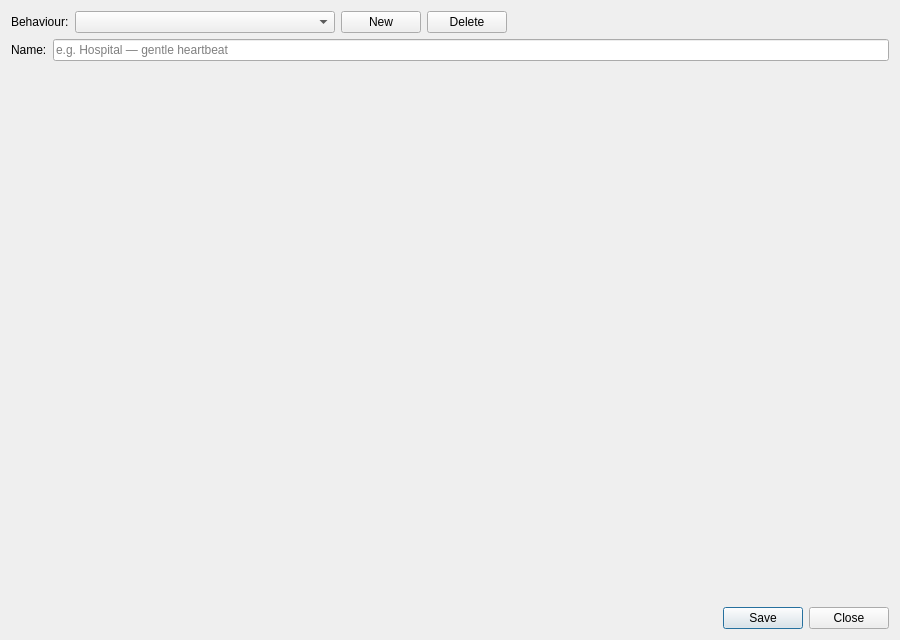
<?xml version="1.0" encoding="UTF-8"?>
<ui version="4.0">
 <class>BehaviorEditorDialog</class>
 <widget class="QDialog" name="BehaviorEditorDialog">
  <property name="geometry">
   <rect><x>0</x><y>0</y><width>900</width><height>640</height></rect>
  </property>
  <property name="windowTitle"><string>Behaviour Editor</string></property>
  <property name="minimumSize">
   <size><width>720</width><height>480</height></size>
  </property>
  <layout class="QVBoxLayout" name="verticalLayout">
   <item>
    <layout class="QHBoxLayout" name="top_row">
     <item>
      <widget class="QLabel" name="behaviour_label">
       <property name="text"><string>Behaviour:</string></property>
      </widget>
     </item>
     <item>
      <widget class="QComboBox" name="behaviorCombo">
       <property name="whatsThis"><string>A saved block program from the database. Pick one to load its blocks, or choose "New behaviour…" to start from scratch.</string></property>
       <property name="minimumSize">
        <size><width>260</width><height>0</height></size>
       </property>
      </widget>
     </item>
     <item>
      <widget class="QPushButton" name="newButton">
       <property name="text"><string>New</string></property>
       <property name="whatsThis"><string>Start a fresh, empty block program. Nothing is saved until you press Save.</string></property>
      </widget>
     </item>
     <item>
      <widget class="QPushButton" name="deleteButton">
       <property name="text"><string>Delete</string></property>
       <property name="whatsThis"><string>Delete the selected saved behaviour from the database. Cannot be undone.</string></property>
      </widget>
     </item>
     <item>
      <spacer name="top_spacer">
       <property name="orientation"><enum>Qt::Horizontal</enum></property>
       <property name="sizeHint" stdset="0"><size><width>40</width><height>20</height></size></property>
      </spacer>
     </item>
    </layout>
   </item>
   <item>
    <layout class="QHBoxLayout" name="name_row">
     <item>
      <widget class="QLabel" name="name_label">
       <property name="text"><string>Name:</string></property>
      </widget>
     </item>
     <item>
      <widget class="QLineEdit" name="nameEdit">
       <property name="whatsThis"><string>A human-readable name for this behaviour. It appears in the activity list once saved.</string></property>
       <property name="placeholderText"><string>e.g. Hospital — gentle heartbeat</string></property>
      </widget>
     </item>
    </layout>
   </item>
   <item>
    <widget class="QWidget" name="webContainer" native="true">
     <property name="whatsThis"><string>Drag blocks here to build the behaviour. Phases are States; inside each State you stack actions (set the LED, beat, inflate, wait, wait for touch…) and add Transitions that move to another phase after a time or enough touches.</string></property>
     <property name="sizePolicy">
      <sizepolicy hsizetype="Expanding" vsizetype="Expanding">
       <horstretch>1</horstretch><verstretch>1</verstretch>
      </sizepolicy>
     </property>
     <layout class="QVBoxLayout" name="webLayout">
      <property name="leftMargin"><number>0</number></property>
      <property name="topMargin"><number>0</number></property>
      <property name="rightMargin"><number>0</number></property>
      <property name="bottomMargin"><number>0</number></property>
     </layout>
    </widget>
   </item>
   <item>
    <layout class="QHBoxLayout" name="button_row">
     <item>
      <widget class="QLabel" name="statusLabel">
       <property name="text"><string/></property>
      </widget>
     </item>
     <item>
      <spacer name="button_spacer">
       <property name="orientation"><enum>Qt::Horizontal</enum></property>
       <property name="sizeHint" stdset="0"><size><width>40</width><height>20</height></size></property>
      </spacer>
     </item>
     <item>
      <widget class="QPushButton" name="saveButton">
       <property name="text"><string>Save</string></property>
       <property name="whatsThis"><string>Compile the blocks into a behaviour spec and store it in the database. The saved behaviour then appears in the session activity list and runs without the editor.</string></property>
       <property name="default"><bool>true</bool></property>
      </widget>
     </item>
     <item>
      <widget class="QPushButton" name="closeButton">
       <property name="text"><string>Close</string></property>
       <property name="whatsThis"><string>Close the editor. Unsaved block changes are discarded.</string></property>
      </widget>
     </item>
    </layout>
   </item>
  </layout>
 </widget>
 <resources/>
 <connections/>
</ui>
